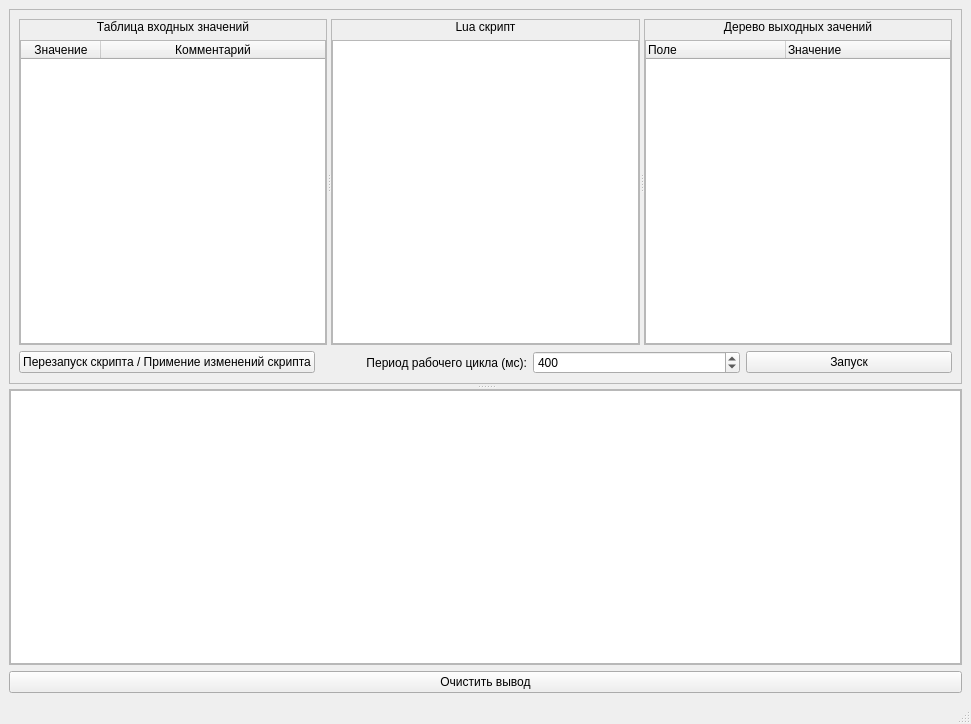
<?xml version="1.0" encoding="UTF-8"?>
<ui version="4.0">
 <class>MainWindow</class>
 <widget class="QMainWindow" name="MainWindow">
  <property name="geometry">
   <rect>
    <x>0</x>
    <y>0</y>
    <width>971</width>
    <height>724</height>
   </rect>
  </property>
  <property name="windowTitle">
   <string>MainWindow</string>
  </property>
  <widget class="QWidget" name="centralwidget">
   <layout class="QVBoxLayout" name="verticalLayout_3">
    <item>
     <widget class="QSplitter" name="splitter">
      <property name="frameShape">
       <enum>QFrame::NoFrame</enum>
      </property>
      <property name="frameShadow">
       <enum>QFrame::Plain</enum>
      </property>
      <property name="lineWidth">
       <number>2</number>
      </property>
      <property name="midLineWidth">
       <number>0</number>
      </property>
      <property name="orientation">
       <enum>Qt::Vertical</enum>
      </property>
      <property name="opaqueResize">
       <bool>true</bool>
      </property>
      <property name="handleWidth">
       <number>5</number>
      </property>
      <property name="childrenCollapsible">
       <bool>true</bool>
      </property>
      <widget class="QFrame" name="workSpace">
       <property name="frameShape">
        <enum>QFrame::StyledPanel</enum>
       </property>
       <property name="frameShadow">
        <enum>QFrame::Raised</enum>
       </property>
       <layout class="QGridLayout" name="gridLayout_4">
        <item row="0" column="0" colspan="4">
         <widget class="QSplitter" name="splitter_2">
          <property name="orientation">
           <enum>Qt::Horizontal</enum>
          </property>
          <widget class="QFrame" name="frame">
           <property name="frameShape">
            <enum>QFrame::StyledPanel</enum>
           </property>
           <property name="frameShadow">
            <enum>QFrame::Raised</enum>
           </property>
           <layout class="QGridLayout" name="gridLayout_2">
            <property name="leftMargin">
             <number>0</number>
            </property>
            <property name="topMargin">
             <number>0</number>
            </property>
            <property name="rightMargin">
             <number>0</number>
            </property>
            <property name="bottomMargin">
             <number>0</number>
            </property>
            <item row="0" column="0" colspan="2">
             <widget class="QLabel" name="label_2">
              <property name="text">
               <string>Таблица входных значений</string>
              </property>
              <property name="alignment">
               <set>Qt::AlignCenter</set>
              </property>
             </widget>
            </item>
            <item row="1" column="0" colspan="2">
             <widget class="QTableWidget" name="inputs">
              <property name="horizontalScrollBarPolicy">
               <enum>Qt::ScrollBarAlwaysOff</enum>
              </property>
              <property name="autoScroll">
               <bool>false</bool>
              </property>
              <property name="editTriggers">
               <set>QAbstractItemView::NoEditTriggers</set>
              </property>
              <property name="tabKeyNavigation">
               <bool>false</bool>
              </property>
              <property name="showDropIndicator" stdset="0">
               <bool>true</bool>
              </property>
              <property name="dragDropOverwriteMode">
               <bool>false</bool>
              </property>
              <property name="wordWrap">
               <bool>false</bool>
              </property>
              <property name="cornerButtonEnabled">
               <bool>false</bool>
              </property>
              <attribute name="horizontalHeaderCascadingSectionResizes">
               <bool>false</bool>
              </attribute>
              <attribute name="horizontalHeaderMinimumSectionSize">
               <number>39</number>
              </attribute>
              <attribute name="horizontalHeaderDefaultSectionSize">
               <number>80</number>
              </attribute>
              <attribute name="horizontalHeaderShowSortIndicator" stdset="0">
               <bool>false</bool>
              </attribute>
              <attribute name="horizontalHeaderStretchLastSection">
               <bool>true</bool>
              </attribute>
              <attribute name="verticalHeaderCascadingSectionResizes">
               <bool>false</bool>
              </attribute>
              <attribute name="verticalHeaderMinimumSectionSize">
               <number>23</number>
              </attribute>
              <attribute name="verticalHeaderDefaultSectionSize">
               <number>25</number>
              </attribute>
              <attribute name="verticalHeaderShowSortIndicator" stdset="0">
               <bool>false</bool>
              </attribute>
              <attribute name="verticalHeaderStretchLastSection">
               <bool>false</bool>
              </attribute>
              <column>
               <property name="text">
                <string>Значение</string>
               </property>
              </column>
              <column>
               <property name="text">
                <string>Комментарий</string>
               </property>
              </column>
             </widget>
            </item>
           </layout>
          </widget>
          <widget class="QFrame" name="frame_3">
           <property name="frameShape">
            <enum>QFrame::StyledPanel</enum>
           </property>
           <property name="frameShadow">
            <enum>QFrame::Raised</enum>
           </property>
           <layout class="QGridLayout" name="gridLayout">
            <property name="leftMargin">
             <number>0</number>
            </property>
            <property name="topMargin">
             <number>0</number>
            </property>
            <property name="rightMargin">
             <number>0</number>
            </property>
            <property name="bottomMargin">
             <number>0</number>
            </property>
            <item row="1" column="0">
             <widget class="QTextEdit" name="codeEditor"/>
            </item>
            <item row="0" column="0">
             <widget class="QLabel" name="label_4">
              <property name="text">
               <string>Lua скрипт</string>
              </property>
              <property name="alignment">
               <set>Qt::AlignCenter</set>
              </property>
             </widget>
            </item>
           </layout>
          </widget>
          <widget class="QFrame" name="frame_2">
           <property name="frameShape">
            <enum>QFrame::StyledPanel</enum>
           </property>
           <property name="frameShadow">
            <enum>QFrame::Raised</enum>
           </property>
           <layout class="QGridLayout" name="gridLayout_3">
            <property name="leftMargin">
             <number>0</number>
            </property>
            <property name="topMargin">
             <number>0</number>
            </property>
            <property name="rightMargin">
             <number>0</number>
            </property>
            <property name="bottomMargin">
             <number>0</number>
            </property>
            <item row="1" column="0">
             <widget class="QTreeWidget" name="state">
              <property name="editTriggers">
               <set>QAbstractItemView::AnyKeyPressed|QAbstractItemView::DoubleClicked|QAbstractItemView::EditKeyPressed</set>
              </property>
              <property name="showDropIndicator" stdset="0">
               <bool>true</bool>
              </property>
              <property name="selectionMode">
               <enum>QAbstractItemView::SingleSelection</enum>
              </property>
              <attribute name="headerCascadingSectionResizes">
               <bool>false</bool>
              </attribute>
              <attribute name="headerDefaultSectionSize">
               <number>140</number>
              </attribute>
              <attribute name="headerShowSortIndicator" stdset="0">
               <bool>false</bool>
              </attribute>
              <column>
               <property name="text">
                <string>Поле</string>
               </property>
              </column>
              <column>
               <property name="text">
                <string>Значение</string>
               </property>
              </column>
             </widget>
            </item>
            <item row="0" column="0">
             <widget class="QLabel" name="label_3">
              <property name="text">
               <string>Дерево выходных зачений</string>
              </property>
              <property name="alignment">
               <set>Qt::AlignCenter</set>
              </property>
             </widget>
            </item>
           </layout>
          </widget>
         </widget>
        </item>
        <item row="1" column="0">
         <widget class="QPushButton" name="resetButton">
          <property name="text">
           <string>Перезапуск скрипта / Примение изменений скрипта</string>
          </property>
         </widget>
        </item>
        <item row="1" column="1">
         <widget class="QLabel" name="label">
          <property name="text">
           <string>Период рабочего цикла (мс):</string>
          </property>
          <property name="alignment">
           <set>Qt::AlignRight|Qt::AlignTrailing|Qt::AlignVCenter</set>
          </property>
         </widget>
        </item>
        <item row="1" column="2">
         <widget class="QSpinBox" name="cycleMs">
          <property name="minimum">
           <number>1</number>
          </property>
          <property name="maximum">
           <number>10000</number>
          </property>
          <property name="singleStep">
           <number>100</number>
          </property>
          <property name="value">
           <number>400</number>
          </property>
         </widget>
        </item>
        <item row="1" column="3">
         <widget class="QPushButton" name="runButton">
          <property name="text">
           <string>Запуск</string>
          </property>
          <property name="checkable">
           <bool>true</bool>
          </property>
          <property name="autoDefault">
           <bool>false</bool>
          </property>
          <property name="default">
           <bool>false</bool>
          </property>
          <property name="flat">
           <bool>false</bool>
          </property>
         </widget>
        </item>
       </layout>
      </widget>
      <widget class="QFrame" name="debug">
       <property name="sizeIncrement">
        <size>
         <width>0</width>
         <height>0</height>
        </size>
       </property>
       <property name="baseSize">
        <size>
         <width>0</width>
         <height>0</height>
        </size>
       </property>
       <property name="frameShape">
        <enum>QFrame::StyledPanel</enum>
       </property>
       <property name="frameShadow">
        <enum>QFrame::Raised</enum>
       </property>
       <layout class="QHBoxLayout" name="horizontalLayout_3">
        <property name="spacing">
         <number>0</number>
        </property>
        <property name="leftMargin">
         <number>0</number>
        </property>
        <property name="topMargin">
         <number>0</number>
        </property>
        <property name="rightMargin">
         <number>0</number>
        </property>
        <property name="bottomMargin">
         <number>0</number>
        </property>
        <item>
         <widget class="QTextEdit" name="output">
          <property name="undoRedoEnabled">
           <bool>false</bool>
          </property>
          <property name="readOnly">
           <bool>true</bool>
          </property>
         </widget>
        </item>
       </layout>
      </widget>
     </widget>
    </item>
    <item>
     <widget class="QPushButton" name="clearOutput">
      <property name="text">
       <string>Очистить вывод</string>
      </property>
     </widget>
    </item>
   </layout>
  </widget>
  <widget class="QMenuBar" name="menubar">
   <property name="geometry">
    <rect>
     <x>0</x>
     <y>0</y>
     <width>971</width>
     <height>21</height>
    </rect>
   </property>
  </widget>
  <widget class="QStatusBar" name="statusbar"/>
 </widget>
 <resources/>
 <connections/>
</ui>
